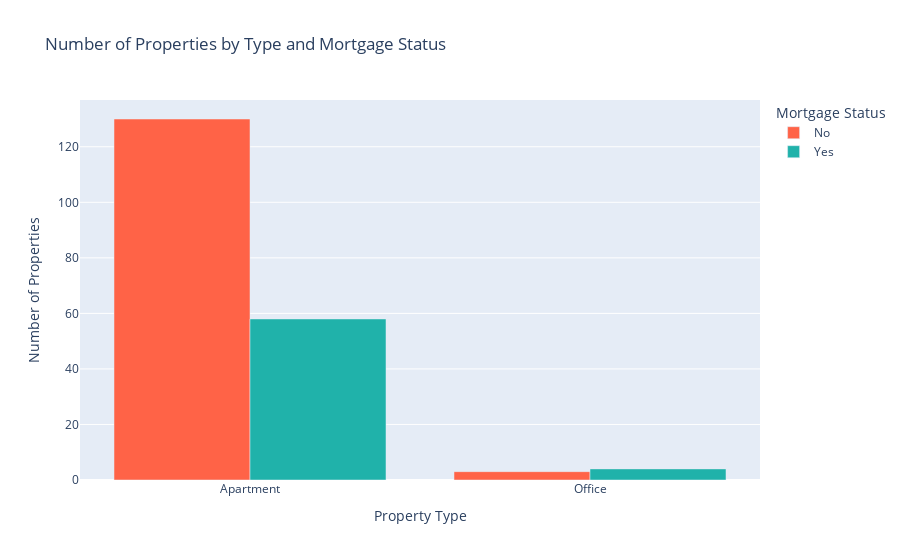

Notebook code for this chart:
### Markdown cell above
## Number of properties by Mortgage status according to the type of the property

### Code cell
# Group by 'type' and 'mortgage', then count the number of properties
count_by_type_and_mortgage = Realstate.groupby(['type', 'mortgage']).size().reset_index(name='count')

# Create a grouped bar chart
fig = px.bar(count_by_type_and_mortgage, x='type', y='count', color='mortgage', 
             title='Number of Properties by Type and Mortgage Status',
             labels={'count': 'Number of Properties', 'type': 'Property Type', 'mortgage': 'Mortgage Status'},
             barmode='group', color_discrete_sequence=['#FF6347', '#20B2AA'])

fig.show()

### Figure 1 — Plotly figure (JSON) as saved in the notebook; plotly's stock layout.template omitted (floating-point values rounded to 4 significant figures)
{"data": [{"alignmentgroup": "True", "hovertemplate": "Mortgage Status=No<br>Property Type=%{x}<br>Number of Properties=%{y}<extra></extra>", "legendgroup": "No", "marker": {"color": "#FF6347", "pattern": {"shape": ""}}, "name": "No", "offsetgroup": "No", "orientation": "v", "showlegend": true, "textposition": "auto", "type": "bar", "x": ["Apartment", "Office"], "xaxis": "x", "y": [130, 3], "yaxis": "y"}, {"alignmentgroup": "True", "hovertemplate": "Mortgage Status=Yes<br>Property Type=%{x}<br>Number of Properties=%{y}<extra></extra>", "legendgroup": "Yes", "marker": {"color": "#20B2AA", "pattern": {"shape": ""}}, "name": "Yes", "offsetgroup": "Yes", "orientation": "v", "showlegend": true, "textposition": "auto", "type": "bar", "x": ["Apartment", "Office"], "xaxis": "x", "y": [58, 4], "yaxis": "y"}], "layout": {"autosize": true, "barmode": "group", "legend": {"title": {"text": "Mortgage Status"}, "tracegroupgap": 0}, "title": {"text": "Number of Properties by Type and Mortgage Status"}, "xaxis": {"anchor": "y", "autorange": true, "domain": [0, 1], "range": [-0.5, 1.5], "title": {"text": "Property Type"}, "type": "category"}, "yaxis": {"anchor": "x", "autorange": true, "domain": [0, 1], "range": [0, 136.8], "title": {"text": "Number of Properties"}, "type": "linear"}}}
